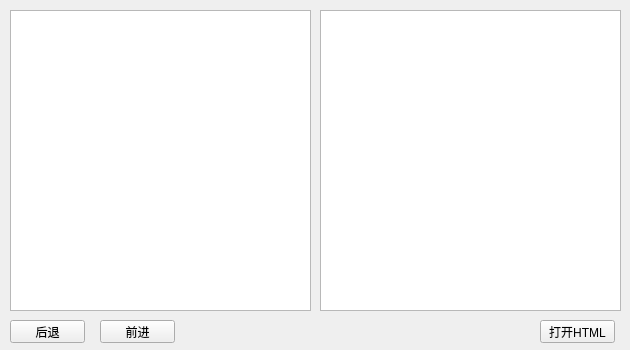
<?xml version="1.0" encoding="UTF-8"?>
<ui version="4.0">
 <class>Widget</class>
 <widget class="QWidget" name="Widget">
  <property name="geometry">
   <rect>
    <x>0</x>
    <y>0</y>
    <width>630</width>
    <height>350</height>
   </rect>
  </property>
  <property name="windowTitle">
   <string>Widget</string>
  </property>
  <widget class="QTextBrowser" name="textBrowser">
   <property name="geometry">
    <rect>
     <x>10</x>
     <y>10</y>
     <width>301</width>
     <height>301</height>
    </rect>
   </property>
  </widget>
  <widget class="QPlainTextEdit" name="plainTextEdit">
   <property name="geometry">
    <rect>
     <x>320</x>
     <y>10</y>
     <width>301</width>
     <height>301</height>
    </rect>
   </property>
  </widget>
  <widget class="QPushButton" name="pushButtonOpen">
   <property name="geometry">
    <rect>
     <x>540</x>
     <y>320</y>
     <width>75</width>
     <height>23</height>
    </rect>
   </property>
   <property name="text">
    <string>打开HTML</string>
   </property>
  </widget>
  <widget class="QPushButton" name="pushButtonBackward">
   <property name="geometry">
    <rect>
     <x>10</x>
     <y>320</y>
     <width>75</width>
     <height>23</height>
    </rect>
   </property>
   <property name="text">
    <string>后退</string>
   </property>
  </widget>
  <widget class="QPushButton" name="pushButtonForeward">
   <property name="geometry">
    <rect>
     <x>100</x>
     <y>320</y>
     <width>75</width>
     <height>23</height>
    </rect>
   </property>
   <property name="text">
    <string>前进</string>
   </property>
  </widget>
 </widget>
 <layoutdefault spacing="6" margin="11"/>
 <resources/>
 <connections/>
</ui>
